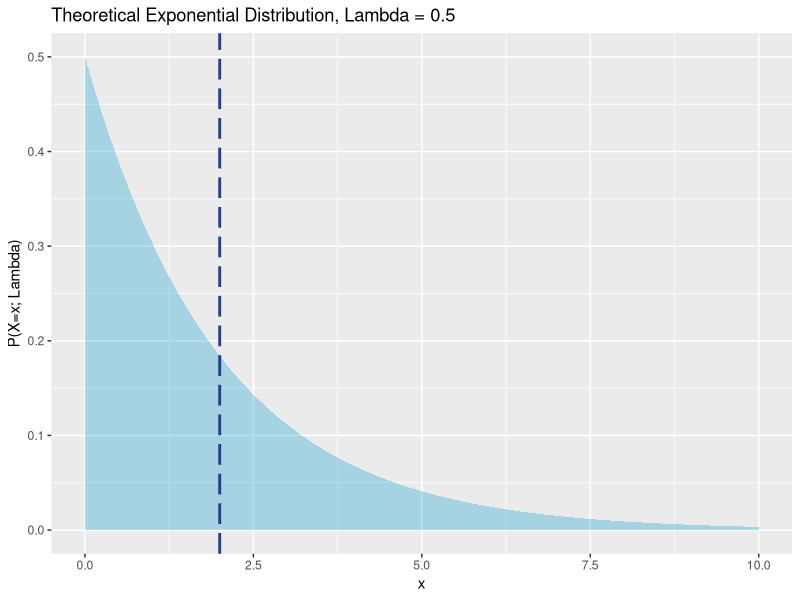
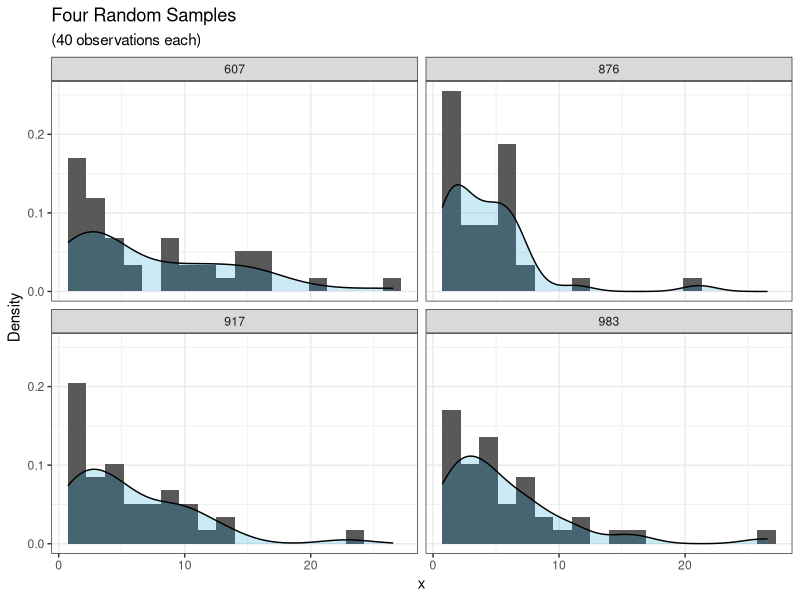
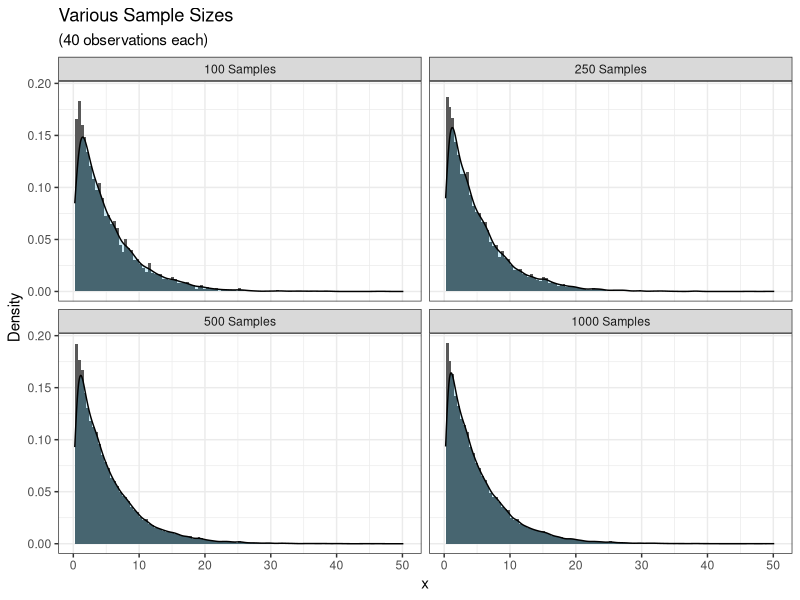
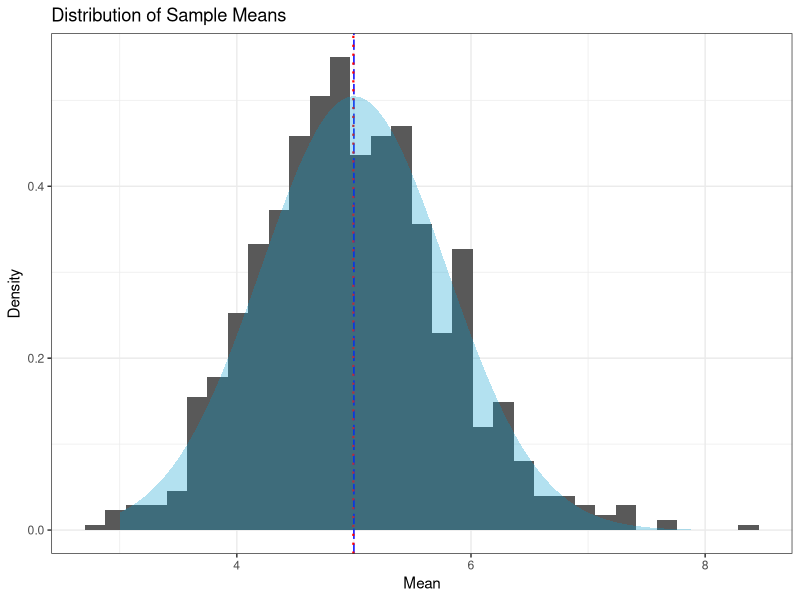
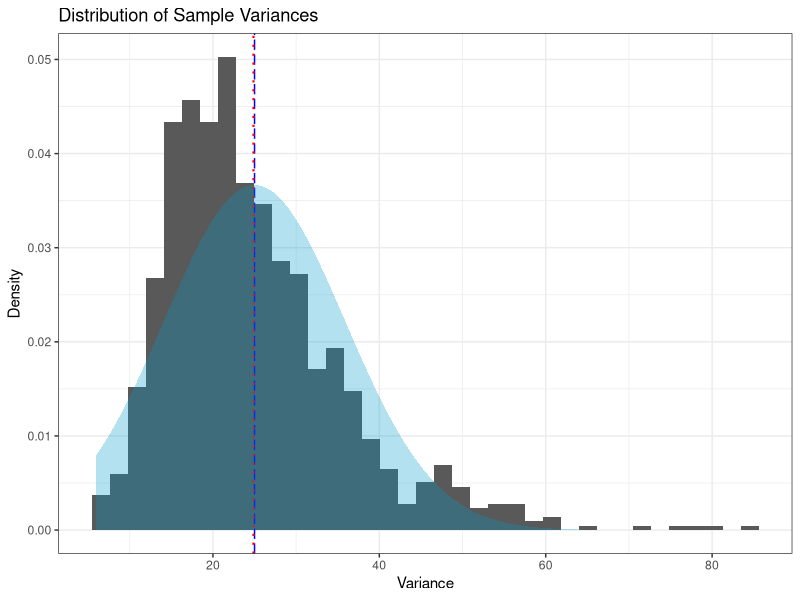
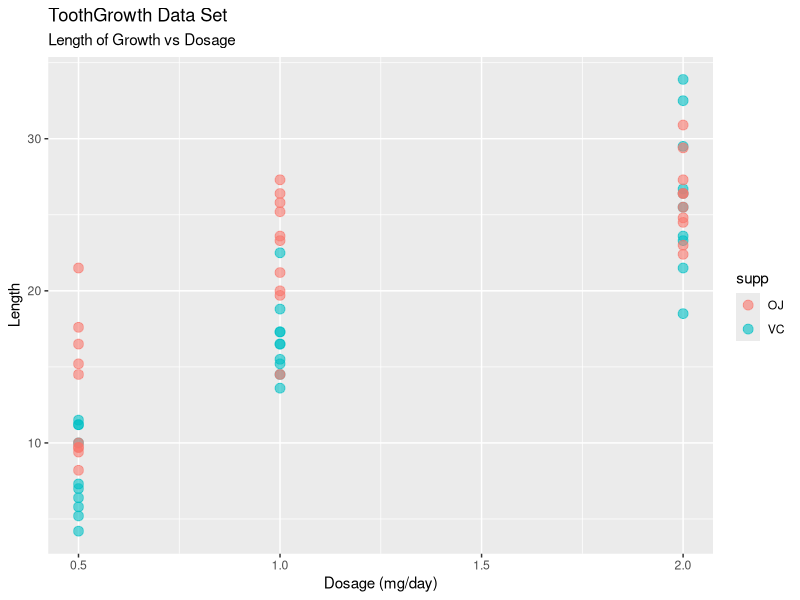
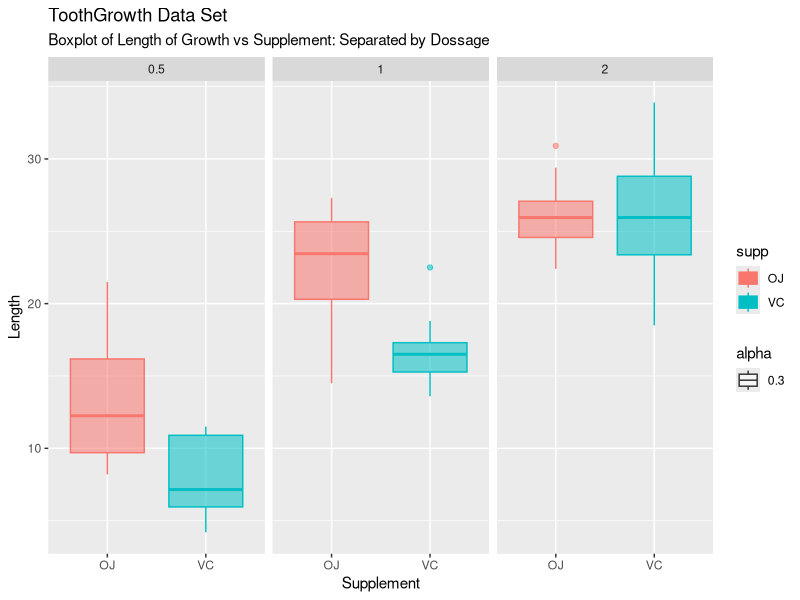
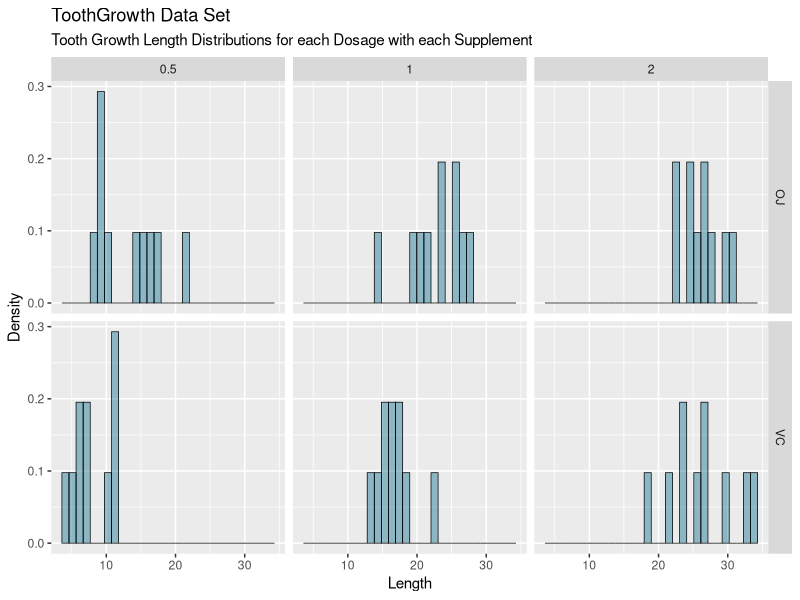

The R source for these figures, in order:
## ---- chunk 1
knitr::opts_chunk$set(echo = TRUE,
                      message = FALSE,
                      warning = FALSE)
## ---- chunk 2
require(ggplot2)
require(dplyr)
require(reshape2)
## ---- chunk 3
### Exponential Probability Density Function
lambda <- 0.5
fun.1 <- function(x) lambda*exp(-lambda*x)
temp_dist <- data.frame(temp_x = c(seq(0,10,0.01),10,0), 
                        temp_y = c(fun.1(seq(0,10,0.01)),0,0))
### Plot distribution
#p <- ggplot(temp_dist, aes(x = temp_x)) +
p <- ggplot(temp_dist) +
#      stat_function(fun = fun.1) + 
      geom_polygon(aes(x = temp_x,y = temp_y), fill = "deepskyblue3",alpha = 0.3) +
      xlim(0,10) + ylim(0,.5) +
      ggtitle("Theoretical Exponential Distribution, Lambda = 0.5") +
      xlab("x") + ylab("P(X=x; Lambda)") +
      geom_vline(xintercept = 2, color = "royalblue4",lwd = 1,lty = 5)
#p <- ggplotly(p)
print(p)
## ---- chunk 4
set.seed(1002)

lambda <- 0.2
n <- 40
B <- 1000

exp_sim <- matrix(rexp(n*B,lambda),nrow = B,ncol = n)
row.names(exp_sim) <- 1:B
## ---- chunk 5
ex_samp <- melt(t(exp_sim))
samp1 <- sample(1:B,4)
bwidth1 <- density(filter(tbl_df(ex_samp),Var2 %in% samp1)$value)$bw

g1 <- ggplot(filter(tbl_df(ex_samp),Var2 %in% samp1), 
             aes(x = value + bwidth1/2)) +
       geom_histogram(aes(y=..density..), binwidth = bwidth1) +
       geom_density(color = "black",fill="deepskyblue3", alpha = 0.2) +
       facet_wrap( ~ Var2, nrow = 2) +  theme_bw() + #xlim(0,20) +
       xlab("x") + ylab("Density") +
       ggtitle("Four Random Samples",subtitle = "(40 observations each)")
print(g1)
## ---- chunk 6
temp100 <- exp_sim[sample(1:B,100),]
row.names(temp100) <- rep("100 Samples",100)
temp250 <- exp_sim[sample(1:B,250),]
row.names(temp250) <- rep("250 Samples",250)
temp500 <- exp_sim[sample(1:B,500),]
row.names(temp500) <- rep("500 Samples",500)
temp1000 <- exp_sim
row.names(temp1000) <- rep("1000 Samples",1000)

ex_all <- rbind(temp100,temp250,temp500,temp1000)
ex_all <- melt(t(ex_all))

bwidth2 <- density(ex_samp$value)$bw

g2 <- ggplot(ex_all, aes(x = value + bwidth2/2)) +
       geom_histogram(aes(y=..density..), binwidth = bwidth2) +
       geom_density(color = "black",fill="deepskyblue3", alpha = 0.2) +
       facet_wrap( ~ Var2, nrow = 2) +  
       theme_bw() + xlab("x") + ylab("Density") + #xlim(0,20) +
       ggtitle("Various Sample Sizes",subtitle = "(40 observations each)")
print(g2)
## ---- chunk 7
sim_mean <- apply(exp_sim,1,mean)
sim_var <- apply(exp_sim,1,var)
## ---- chunk 8
bwidth3 <- density(sim_mean)$bw
g3 <- ggplot(data.frame(sim_mean), aes(x = sim_mean)) +
       geom_histogram(aes(y=..density..), binwidth = bwidth3) +
       theme_bw() + xlab("Mean") + ylab("Density") +
       ggtitle("Distribution of Sample Means") +
       geom_vline(xintercept = 5, color = "blue",lwd = 0.5,lty = 5) +
       geom_vline(xintercept = mean(sim_mean), color = "red",lwd = 0.75,lty = 3) +
       geom_polygon(data = data.frame(
             x_temp = c(seq(3,8,0.01),8,3),
             y_temp = c(dnorm(seq(3,8,0.01),mean = 5,sd = 5/sqrt(40)),0,0)
                  ), aes(x=x_temp,y=y_temp),fill = "deepskyblue3",alpha = 0.3
             )
print(g3)
## ---- chunk 9
mean(sim_mean)
## ---- chunk 10
5/sqrt(40)
## ---- chunk 11
sd(sim_mean)
## ---- chunk 12
bwidth4 <- density(sim_var)$bw
g4 <- ggplot(data.frame(sim_var), aes(x = sim_var)) +
       geom_histogram(aes(y=..density..), binwidth = bwidth4) +
       theme_bw() + xlab("Variance") + ylab("Density") +
       ggtitle("Distribution of Sample Variances") +
       geom_vline(xintercept = 25, color = "blue",lwd = 0.5,lty = 5) +
       geom_vline(xintercept = mean(sim_var), color = "red",lwd = 0.75,lty = 3) +
       geom_polygon(data = data.frame(
             x_temp = c(seq(6,80,0.01),80,6),
             y_temp = c(dnorm(seq(6,80,0.01),mean = 25,sd = sd(sim_var)),0,0)
                  ), aes(x=x_temp,y=y_temp),fill = "deepskyblue3",alpha = 0.3
             )
print(g4)
## ---- chunk 13
mean(sim_var)
## ---- chunk 14
sd(sim_var)
## ---- chunk 15
data("ToothGrowth")
head(ToothGrowth)
unique(ToothGrowth$supp)
unique(ToothGrowth$dose)
## ---- chunk 16
g5 <- ggplot(ToothGrowth, aes(x=dose,y=len,color=supp)) +
      geom_point(pch = 19, alpha = .6, cex = 3) + 
      ggtitle("ToothGrowth Data Set",subtitle = "Length of Growth vs Dosage") +
      xlab("Dosage (mg/day)") + ylab("Length")
print(g5)
## ---- chunk 17
g6 <- ggplot(ToothGrowth, aes(x=supp,y=len,group=supp,color=supp,fill=supp,alpha=.3)) +
      geom_boxplot() + facet_grid(.~dose) +
      ggtitle("ToothGrowth Data Set",
              subtitle = "Boxplot of Length of Growth vs Supplement: Separated by Dossage") +
      xlab("Supplement") + ylab("Length")
print(g6)
## ---- chunk 18
summarise(group_by(ToothGrowth,supp,dose),mean(len))
summarise(group_by(ToothGrowth,supp,dose),sd(len))
## ---- chunk 19
g7 <- ggplot(ToothGrowth, aes(x=len)) +
      geom_histogram(aes(y=..density..),color="black",lwd=.25,fill="deepskyblue4",alpha = .4) +
      facet_grid(supp~dose) + xlab("Length") + ylab("Density") +
      ggtitle("ToothGrowth Data Set",
              subtitle="Tooth Growth Length Distributions for each Dosage with each Supplement")
print(g7)
## ---- chunk 20
s_delta <- function(s1,s2,n1,n2) sqrt(s1^2/n1 + s2^2/n2)
dof <- function(s1,s2,n1,n2) {
      (s1^2/n1+s2^2/n2)^2 / ( (s1^2/n1)^2 / (n1-1) + (s2^2/n2)^2 / (n2-1) )
}
## ---- chunk 21
diff_in_means <- 13.23 - 7.98
t <- diff_in_means/s_delta(4.4597085,2.7466343,10,10)
the_dof <- dof(4.4597085,2.7466343,10,10)
conf_95 <- 13.23 - 7.98 + c(-1,1) * qt(.95,the_dof) * s_delta(4.4597085,2.7466343,10,10)
## ---- chunk 22
t.test(
      filter(ToothGrowth,supp=="OJ",dose==0.5)$len,
      filter(ToothGrowth,supp=="VC",dose==0.5)$len,
      alternative="greater",paired=FALSE,var.equal=FALSE)
## ---- chunk 23
t.test(
      filter(ToothGrowth,supp=="OJ",dose==1.0)$len,
      filter(ToothGrowth,supp=="VC",dose==1.0)$len,
      alternative="greater",paired=FALSE,var.equal=FALSE)
## ---- chunk 24
t.test(
      filter(ToothGrowth,supp=="OJ",dose==2.0)$len,
      filter(ToothGrowth,supp=="VC",dose==2.0)$len,
      alternative="greater",paired=FALSE,var.equal=FALSE)
